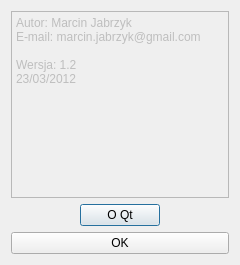
<?xml version="1.0" encoding="UTF-8"?>
<ui version="4.0">
 <class>AboutBox</class>
 <widget class="QDialog" name="AboutBox">
  <property name="geometry">
   <rect>
    <x>0</x>
    <y>0</y>
    <width>240</width>
    <height>265</height>
   </rect>
  </property>
  <property name="windowTitle">
   <string>O programie</string>
  </property>
  <property name="windowIcon">
   <iconset>
    <normaloff>:/img/logo128.png</normaloff>:/img/logo128.png</iconset>
  </property>
  <layout class="QVBoxLayout" name="verticalLayout">
   <item>
    <widget class="QPlainTextEdit" name="plainTextEdit">
     <property name="enabled">
      <bool>false</bool>
     </property>
     <property name="plainText">
      <string>Autor: Marcin Jabrzyk
E-mail: marcin.jabrzyk@gmail.com

Wersja: 1.2
23/03/2012</string>
     </property>
    </widget>
   </item>
   <item>
    <layout class="QHBoxLayout" name="horizontalLayout">
     <item>
      <spacer name="horizontalSpacer">
       <property name="orientation">
        <enum>Qt::Horizontal</enum>
       </property>
       <property name="sizeHint" stdset="0">
        <size>
         <width>40</width>
         <height>20</height>
        </size>
       </property>
      </spacer>
     </item>
     <item>
      <widget class="QPushButton" name="pushButton_2">
       <property name="text">
        <string>O Qt</string>
       </property>
      </widget>
     </item>
     <item>
      <spacer name="horizontalSpacer_2">
       <property name="orientation">
        <enum>Qt::Horizontal</enum>
       </property>
       <property name="sizeHint" stdset="0">
        <size>
         <width>40</width>
         <height>20</height>
        </size>
       </property>
      </spacer>
     </item>
    </layout>
   </item>
   <item>
    <widget class="QPushButton" name="pushButton">
     <property name="text">
      <string>OK</string>
     </property>
    </widget>
   </item>
  </layout>
 </widget>
 <resources/>
 <connections>
  <connection>
   <sender>pushButton</sender>
   <signal>clicked()</signal>
   <receiver>AboutBox</receiver>
   <slot>accept()</slot>
   <hints>
    <hint type="sourcelabel">
     <x>94</x>
     <y>163</y>
    </hint>
    <hint type="destinationlabel">
     <x>218</x>
     <y>135</y>
    </hint>
   </hints>
  </connection>
 </connections>
</ui>
